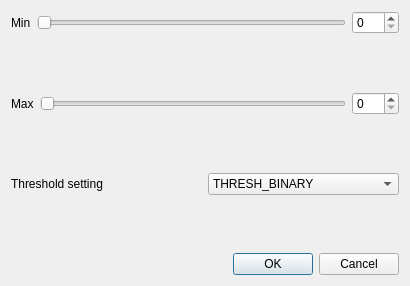
<?xml version="1.0" encoding="UTF-8"?>
<ui version="4.0">
 <class>thresholddlg</class>
 <widget class="QDialog" name="thresholddlg">
  <property name="geometry">
   <rect>
    <x>0</x>
    <y>0</y>
    <width>410</width>
    <height>286</height>
   </rect>
  </property>
  <property name="windowTitle">
   <string>Dialog</string>
  </property>
  <layout class="QVBoxLayout" name="verticalLayout_2">
   <item>
    <layout class="QVBoxLayout" name="verticalLayout">
     <item>
      <layout class="QHBoxLayout" name="horizontalLayout">
       <item>
        <widget class="QLabel" name="label">
         <property name="text">
          <string>Min</string>
         </property>
        </widget>
       </item>
       <item>
        <widget class="QSlider" name="min_bar_slide">
         <property name="maximum">
          <number>255</number>
         </property>
         <property name="orientation">
          <enum>Qt::Horizontal</enum>
         </property>
         <property name="tickPosition">
          <enum>QSlider::NoTicks</enum>
         </property>
         <property name="tickInterval">
          <number>0</number>
         </property>
        </widget>
       </item>
       <item>
        <widget class="QSpinBox" name="min_value_spin">
         <property name="maximum">
          <number>255</number>
         </property>
        </widget>
       </item>
      </layout>
     </item>
     <item>
      <spacer name="verticalSpacer">
       <property name="orientation">
        <enum>Qt::Vertical</enum>
       </property>
       <property name="sizeHint" stdset="0">
        <size>
         <width>20</width>
         <height>40</height>
        </size>
       </property>
      </spacer>
     </item>
     <item>
      <layout class="QHBoxLayout" name="horizontalLayout_2">
       <item>
        <widget class="QLabel" name="label_2">
         <property name="text">
          <string>Max</string>
         </property>
        </widget>
       </item>
       <item>
        <widget class="QSlider" name="max_bar_slide">
         <property name="maximum">
          <number>255</number>
         </property>
         <property name="orientation">
          <enum>Qt::Horizontal</enum>
         </property>
         <property name="invertedAppearance">
          <bool>false</bool>
         </property>
         <property name="invertedControls">
          <bool>false</bool>
         </property>
         <property name="tickPosition">
          <enum>QSlider::NoTicks</enum>
         </property>
        </widget>
       </item>
       <item>
        <widget class="QSpinBox" name="max_value_spin">
         <property name="maximum">
          <number>255</number>
         </property>
        </widget>
       </item>
      </layout>
     </item>
     <item>
      <spacer name="verticalSpacer_2">
       <property name="orientation">
        <enum>Qt::Vertical</enum>
       </property>
       <property name="sizeHint" stdset="0">
        <size>
         <width>20</width>
         <height>40</height>
        </size>
       </property>
      </spacer>
     </item>
     <item>
      <layout class="QHBoxLayout" name="horizontalLayout_3">
       <item>
        <widget class="QLabel" name="label_3">
         <property name="text">
          <string>Threshold setting</string>
         </property>
        </widget>
       </item>
       <item>
        <widget class="QComboBox" name="threshold_combo">
         <item>
          <property name="text">
           <string>THRESH_BINARY</string>
          </property>
         </item>
         <item>
          <property name="text">
           <string>THRESH_BINARY_INV</string>
          </property>
         </item>
         <item>
          <property name="text">
           <string>THRESH_TRUNC</string>
          </property>
         </item>
         <item>
          <property name="text">
           <string>THRESH_TOZERO</string>
          </property>
         </item>
         <item>
          <property name="text">
           <string>THRESH_TOZERO_INV</string>
          </property>
         </item>
        </widget>
       </item>
      </layout>
     </item>
     <item>
      <spacer name="verticalSpacer_3">
       <property name="orientation">
        <enum>Qt::Vertical</enum>
       </property>
       <property name="sizeHint" stdset="0">
        <size>
         <width>20</width>
         <height>40</height>
        </size>
       </property>
      </spacer>
     </item>
    </layout>
   </item>
   <item>
    <widget class="QDialogButtonBox" name="buttonBox">
     <property name="orientation">
      <enum>Qt::Horizontal</enum>
     </property>
     <property name="standardButtons">
      <set>QDialogButtonBox::Cancel|QDialogButtonBox::Ok</set>
     </property>
    </widget>
   </item>
  </layout>
 </widget>
 <resources/>
 <connections>
  <connection>
   <sender>buttonBox</sender>
   <signal>rejected()</signal>
   <receiver>thresholddlg</receiver>
   <slot>reject()</slot>
   <hints>
    <hint type="sourcelabel">
     <x>316</x>
     <y>260</y>
    </hint>
    <hint type="destinationlabel">
     <x>286</x>
     <y>274</y>
    </hint>
   </hints>
  </connection>
  <connection>
   <sender>max_bar_slide</sender>
   <signal>valueChanged(int)</signal>
   <receiver>max_value_spin</receiver>
   <slot>setValue(int)</slot>
   <hints>
    <hint type="sourcelabel">
     <x>208</x>
     <y>134</y>
    </hint>
    <hint type="destinationlabel">
     <x>291</x>
     <y>134</y>
    </hint>
   </hints>
  </connection>
  <connection>
   <sender>max_value_spin</sender>
   <signal>valueChanged(int)</signal>
   <receiver>max_bar_slide</receiver>
   <slot>setValue(int)</slot>
   <hints>
    <hint type="sourcelabel">
     <x>288</x>
     <y>134</y>
    </hint>
    <hint type="destinationlabel">
     <x>184</x>
     <y>134</y>
    </hint>
   </hints>
  </connection>
  <connection>
   <sender>min_value_spin</sender>
   <signal>valueChanged(int)</signal>
   <receiver>min_bar_slide</receiver>
   <slot>setValue(int)</slot>
   <hints>
    <hint type="sourcelabel">
     <x>288</x>
     <y>64</y>
    </hint>
    <hint type="destinationlabel">
     <x>183</x>
     <y>64</y>
    </hint>
   </hints>
  </connection>
  <connection>
   <sender>min_bar_slide</sender>
   <signal>valueChanged(int)</signal>
   <receiver>min_value_spin</receiver>
   <slot>setValue(int)</slot>
   <hints>
    <hint type="sourcelabel">
     <x>183</x>
     <y>64</y>
    </hint>
    <hint type="destinationlabel">
     <x>288</x>
     <y>64</y>
    </hint>
   </hints>
  </connection>
  <connection>
   <sender>buttonBox</sender>
   <signal>accepted()</signal>
   <receiver>thresholddlg</receiver>
   <slot>accept()</slot>
   <hints>
    <hint type="sourcelabel">
     <x>204</x>
     <y>265</y>
    </hint>
    <hint type="destinationlabel">
     <x>204</x>
     <y>142</y>
    </hint>
   </hints>
  </connection>
 </connections>
</ui>
